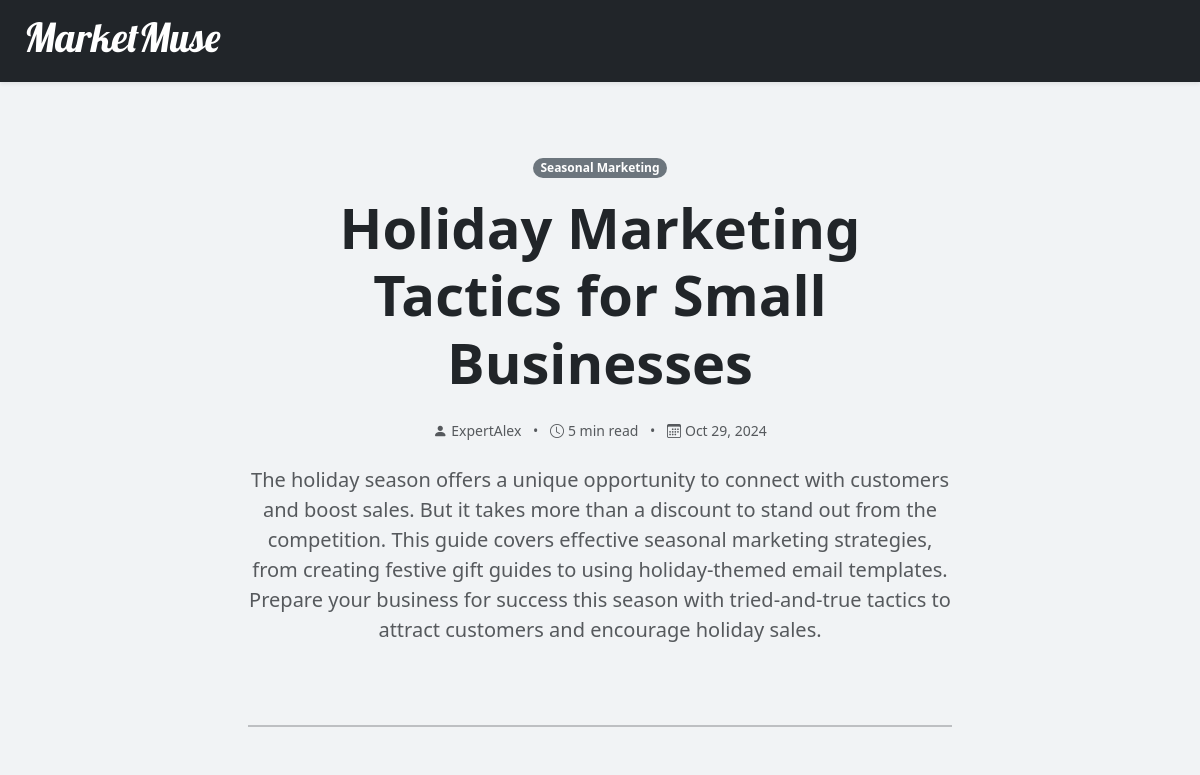
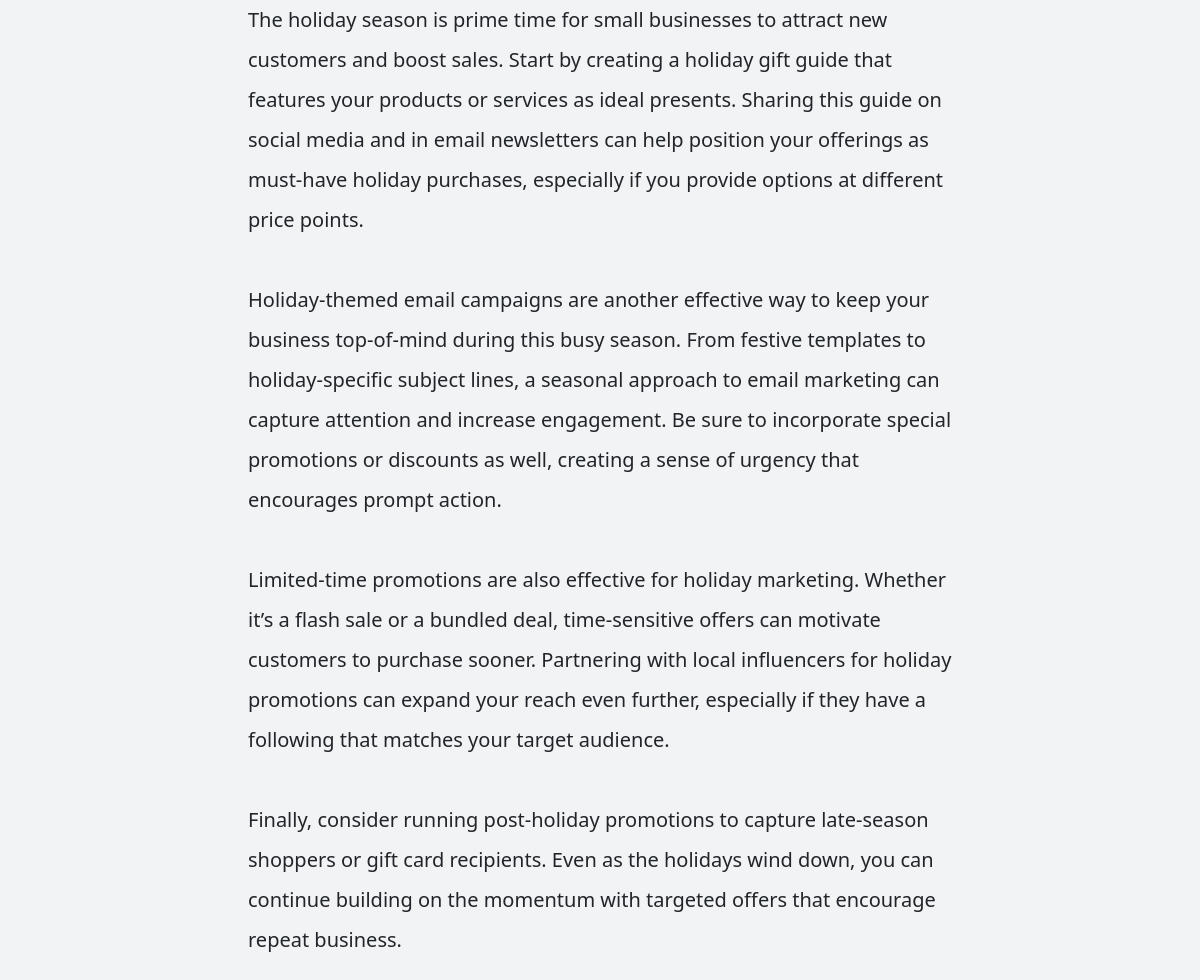
Screenshot of /post/holiday-marketing-tactics-small-businesses/ with the database file from the repository (2 pictures, top to bottom).
### Posts/models.py (models this page shows, shortened)
class Posts(models.Model):
    author = models.ForeignKey(settings.AUTH_USER_MODEL, related_name='posts', on_delete=models.CASCADE)
    category = models.ForeignKey(Categories, related_name='posts', on_delete=models.CASCADE)
    title = models.CharField(max_length=255)
    slug = models.SlugField(max_length=255, unique=True)
    intro = models.TextField()
    content = models.TextField()
    reading_time = models.IntegerField()
    date_posted = models.DateField(auto_now_add=True)

class Categories(models.Model):
    category_name = models.CharField(max_length=255)
    def __str__(self):
        return self.category_name

### Posts/views.py (the view)
# urls.py: path('post/<str:slug>/', views.post_details, name='post_details')
def post_details(request, slug):
    post = get_object_or_404(Posts, slug=slug)
    return render(request, 'post_details.html', {'post' : post})

### templates/post_details.html (shortened to what this page needs)
{% extends 'base.html' %}
{% block content %}
<div class="container py-5">
    <div class="row justify-content-center mb-3">
        <div class="col-lg-8 text-center">
            <span class="badge text-bg-secondary rounded-pill mb-3">{{ post.category }}</span>
            <h1 class="fw-bold mb-4 display-4">{{ post.title }}</h1>
            <div class="d-flex justify-content-center align-items-center text-body-secondary mb-4">
                <small>
                    <i class="bi bi-person-fill me-1"></i>{{ post.author }}
                    <span class="mx-2">•</span>
                    <i class="bi bi-clock me-1"></i>{{ post.reading_time }} min read
                    <span class="mx-2">•</span>
                    <i class="bi bi-calendar3 me-1"></i>{{ post.date_posted|date:"M j, Y" }}
                </small>
            </div>
            <p class="lead text-body-secondary mb-3">{{ post.intro }}</p>
        </div>
    </div>
    <div class="row justify-content-center">
        <div class="col-lg-8">
            <hr class="border-2 my-5">
            <article class="fs-5 lh-lg text-body">
                {{ post.content|linebreaksbr }}
            </article>
        </div>
    </div>
</div>
{% endblock %}

### static/style.css (style rules this page uses)
body { background-color: #f1f3f5; }

### rows the page displays
Posts: category "Seasonal Marketing", title "Holiday Marketing Tactics for Small Businesses", author "ExpertAlex", reading_time "5", date_posted "Oct 29, 2024", intro "The holiday season offers a unique opportunity to connect with customers and boost sales. But it takes more than a discount to stand out from the competition. This guide covers effective seasonal marketing strategies, from creating festive gift guides to using holiday-themed email templates. Prepare your business for success this season with tried-and-true tactics to attract customers and encourage holiday sales.", content "The holiday season is prime time for small businesses to attract new customers and boost sales. Start by creating a holiday gift guide that features your products or services as ideal presents. Sharing this guide on social media and in email newsletters can help position your offerings as must-have holiday purchases, especially if you provide options at different price points. Holiday-themed email campaigns are another effective way to keep your business top-of-mind during this busy season. From festive templates to holiday-specific subject lines, a seasonal approach to email marketing can capture attention and increase engagement. Be sure to incorporate special promotions or discounts as…"
